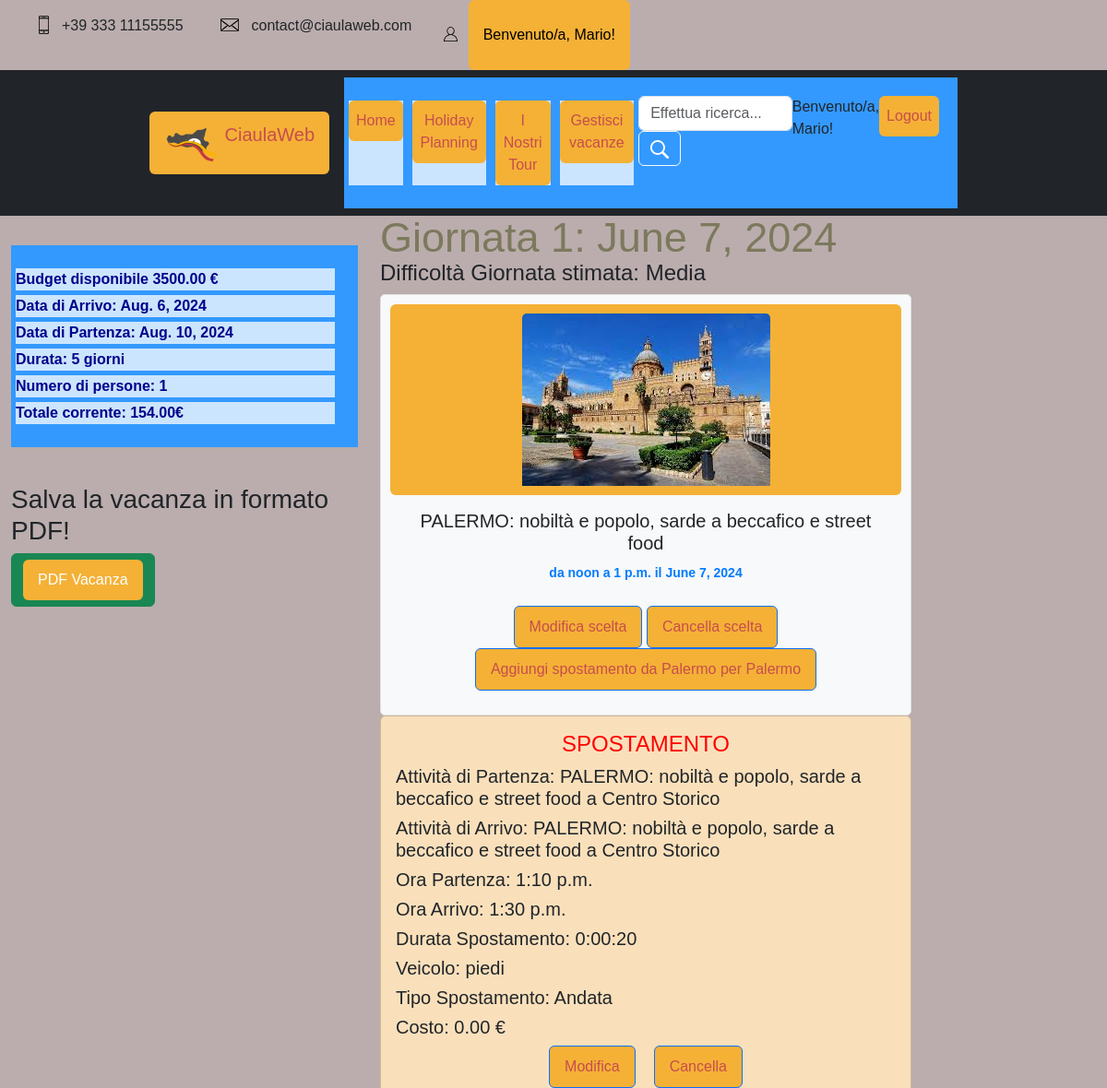
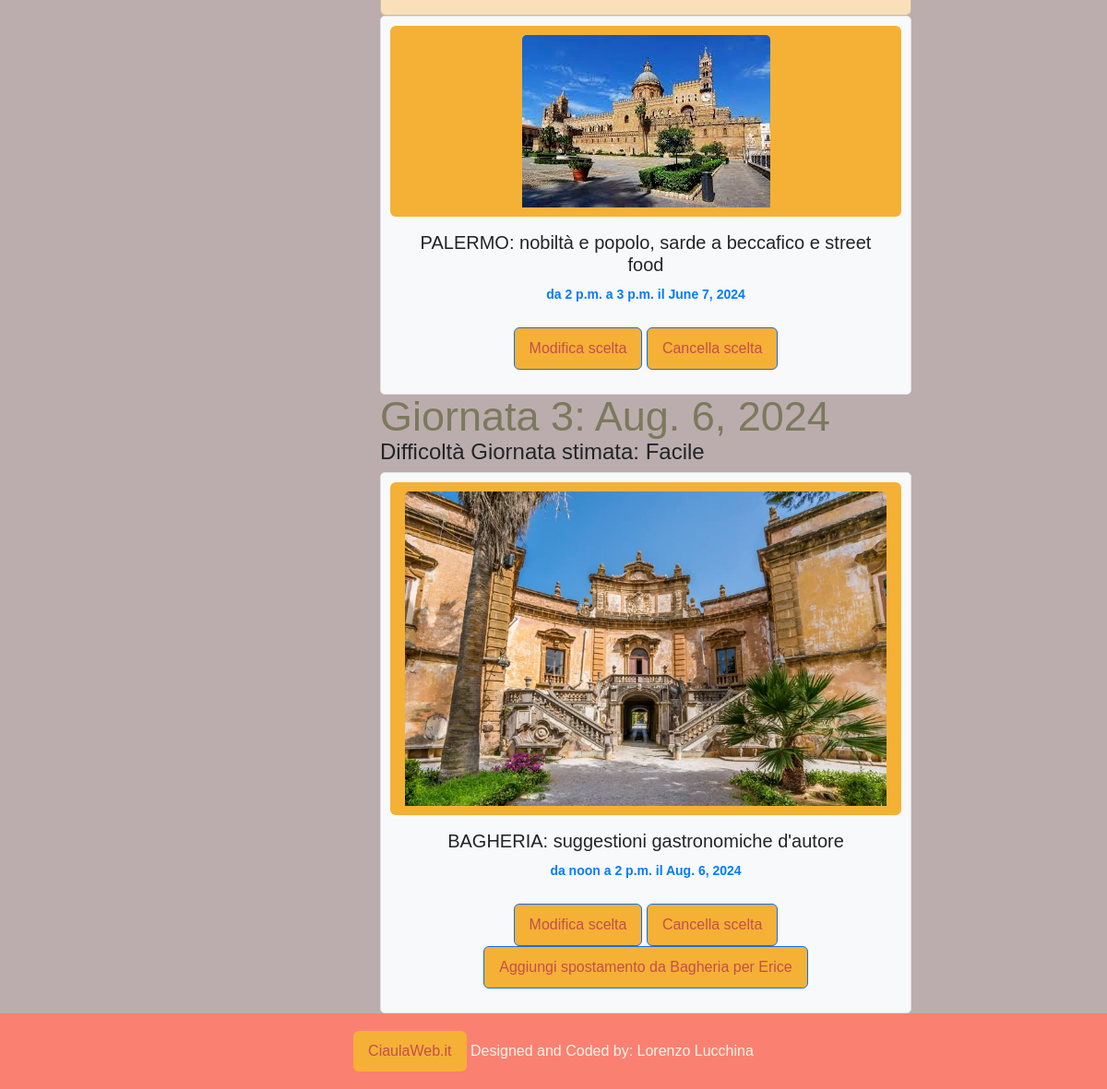
The app's page /HolidayPlanning/vacanza/59/ (signed in), older data (2 pictures, top to bottom).
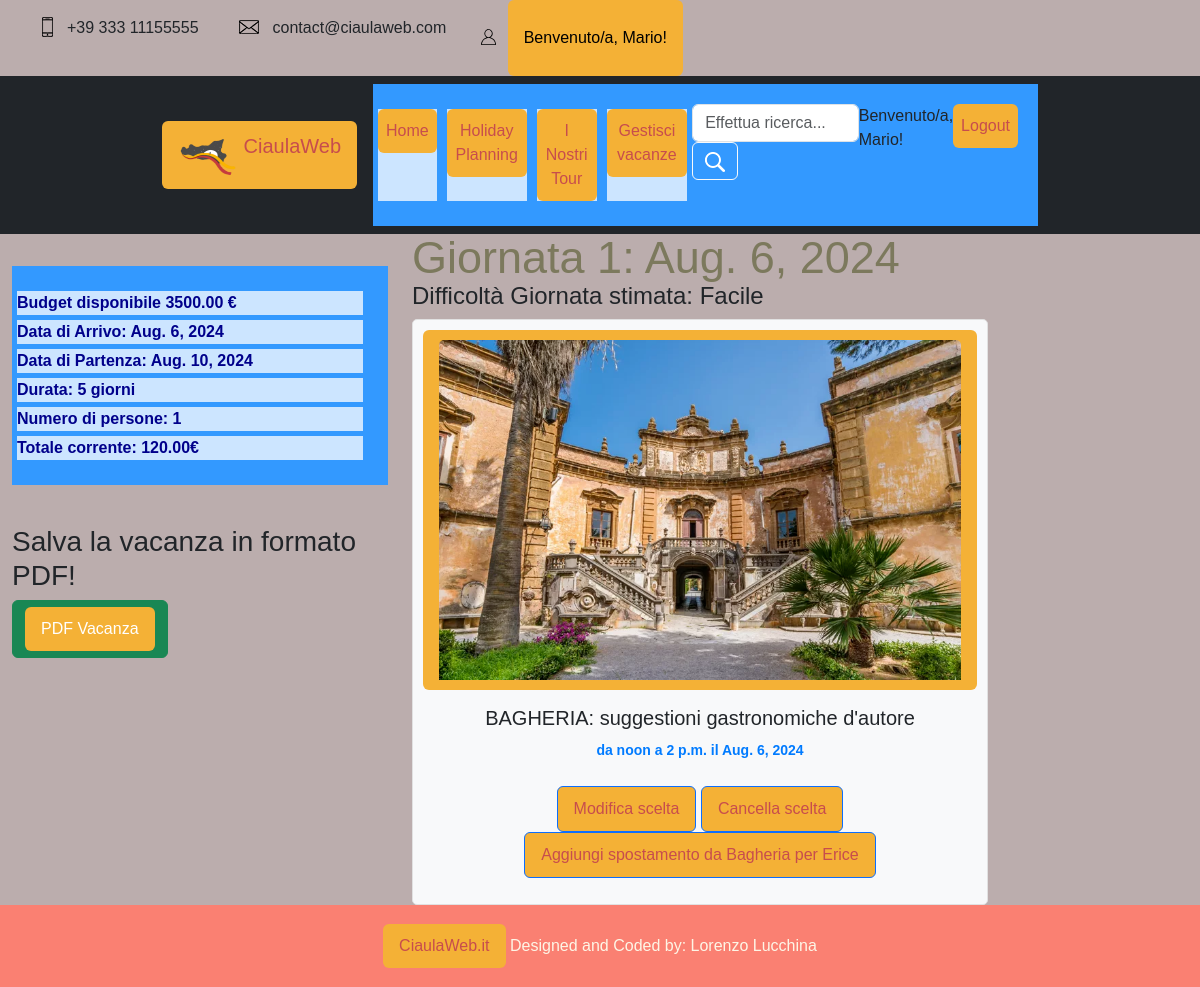
The same page, newer data.
### profiles/models.py (models this page shows, shortened)
class UserProfileModel(AbstractBaseUser):
    nrSocio = models.IntegerField(primary_key=True)  # chiave, deve autogenerarsi
    first_name = models.CharField(max_length=32)
    last_name = models.CharField(max_length=32)
    email = models.CharField(max_length=32, unique=True)
    codiceFiscale = models.CharField(max_length=18)
    telefono = models.CharField(max_length=32)
    dataDiNascita = models.DateField(null=True)
    profile_image = models.ImageField(blank=True, null=True, default="defaultuser.png", upload_to="profiles/photos")
    is_active = models.BooleanField(default=True)
    is_admin = models.BooleanField(default=False)
    objects = UserManager()
    USERNAME_FIELD = 'email'
    REQUIRED_FIELDS = []
    @property
    def is_staff(self):
        return self.is_admin
    class Meta:
        verbose_name = 'User'
        verbose_name_plural = 'Users'

### HolidayPlanning/models.py (models this page shows, shortened)
class Vacanza(models.Model):
    nome = models.CharField(max_length=300, blank=True)
    dataArrivo = models.DateField()
    dataPartenza = models.DateField()
    nrPersone = models.IntegerField()
    budgetDisponibile = models.DecimalField(max_digits=10, decimal_places=2, blank=True)
    utente = models.ForeignKey(UserProfileModel, related_name='Utente', on_delete=models.PROTECT)
    scelte = models.ManyToManyField(Scelta, related_name='vacanze')
    spostamenti = models.ManyToManyField(Spostamento, related_name='spostamenti')
    def calcolaGiorni(self):
        totGiorni = abs(self.dataPartenza - self.dataArrivo)
        return totGiorni.days + 1
    def calcolaTotaleAttrazioni(self):
        totaleScelte = 0
        totaleSpostamenti = 0
        for s in self.scelte.all():
            totaleScelte = totaleScelte + s.attrazione.costo
        for s in self.spostamenti.all():
            totaleSpostamenti = totaleSpostamenti + s.costo
        return totaleScelte+totaleSpostamenti
    def difficolta_giornata(self):
        scelte_per_giorno = {}
        for scelta in self.scelte.all():
            giorno_scelta = scelta.giorno.day
            if giorno_scelta not in scelte_per_giorno:
                scelte_per_giorno[giorno_scelta] = []
            scelte_per_giorno[giorno_scelta].append(scelta)
        difficulty_levels = {}
        for giorno_scelta, scelte_nel_giorno in scelte_per_giorno.items():
            count = len(scelte_nel_giorno)
            if count > 4:
                difficulty_levels[giorno_scelta] = "Difficile"
            elif count == 2 or count == 3:
                difficulty_levels[giorno_scelta] = "Media"
            else:
                difficulty_levels[giorno_scelta] = "Facile"
        return difficulty_levels
    def sort_scelte(self):
        return self.scelte.all().order_by('giorno', 'oraInizio', 'oraFine')
    class Meta:
        verbose_name = "Vacanza"
        verbose_name_plural = "Vacanze"

class Scelta(models.Model):
    giorno = models.DateField()  # scelto dall'utente
    attrazione = models.ForeignKey(to='attractions.Attrazione', on_delete=models.CASCADE, related_name="attrazione")
    oraInizio = models.TimeField(blank=True)  # scelta dall'utente
    oraFine = models.TimeField(blank=True)  # scelta dall'utente
    durata = models.DurationField()  # questi sono i secondi della durata
    class Meta:
        verbose_name = "Scelta"
        verbose_name_plural = "Scelte"
    def next_scelta(self):
        next_scelta = Scelta.objects.filter(giorno=self.giorno, oraInizio__gt=self.oraFine).order_by(
            'oraInizio').first()
        if next_scelta:
            return next_scelta
        else:
            return None

class Spostamento(models.Model):
    scelta_partenza = models.ForeignKey(Scelta, on_delete=models.SET_NULL, null=True, related_name="partenza")
    scelta_arrivo = models.ForeignKey(Scelta, on_delete=models.SET_NULL, null=True, related_name="arrivo")
    ora_partenza = models.TimeField(blank=True)
    ora_arrivo = models.TimeField(blank=True)
    durata_spostamento = models.DurationField(blank=True, null=True)  # può essere omesso, in tal caso viene calcolato
    veicolo = models.CharField(max_length=30, blank=True)
    tipo_spostamento = models.CharField(max_length=10)
    costo = models.DecimalField(max_digits=10, decimal_places=2, blank=True)  # dovrebbe influenzare il budget della vacanza
    class Meta:
        verbose_name = "Spostamento"
        verbose_name_plural = "Spostamenti"

### attractions/models.py (models this page shows, shortened)
class Attrazione(models.Model):
    objects = None
    nome = models.CharField(max_length=200, primary_key=True)
    luogo = models.CharField(max_length=300)
    via = models.CharField(max_length=500)
    citta = models.CharField(max_length=200)
    costo = models.DecimalField(max_digits=10, decimal_places=2, blank=True)
    tipo = models.CharField(max_length=200)
    oraApertura = models.TimeField('ora apertura')
    oraChiusura = models.TimeField('ora chiusura')
    descrizione = models.TextField()
    attrazione_image = models.ImageField(blank=True, null=True)  # , upload_to='attractionImages/')
    class Meta:
        verbose_name = "Attrazione"
        verbose_name_plural = "Attrazioni"

### HolidayPlanning/views.py (the view)
# urls.py: path("vacanza/<int:pk>/", DettaglioVacanza.as_view(), name="dettagliovacanza"),
class DettaglioVacanza(LookingTourMixin, DetailView):
    model = Vacanza
    template_name = "HolidayPlanning/dettagliovacanza.html"
    def get_context_data(self, **kwargs):
        context = super().get_context_data(**kwargs)
        context['title'] = "La Vacanza nel Dettaglio"
        context['tour'] = False
        context['utente'] = self.request.user
        vacanza = Vacanza.objects.get(pk=kwargs['object'].id)
        context["giorno"] = datetime.now().date()
        context['vacanza'] = vacanza
        context['scelte'] = vacanza.sort_scelte()
        context['spostamenti'] = vacanza.spostamenti.all()
        context['totale'] = vacanza.calcolaTotaleAttrazioni()
        context['difficolta'] = vacanza.difficolta_giornata()
        return context

### HolidayPlanning/templates/HolidayPlanning/dettagliovacanza.html (shortened to what this page needs)
{% extends 'base.html' %}
{% block head %}
    {% load static %}
    <link rel="stylesheet" type="text/css" href="{% static '/css/style.css' %}">
{% endblock %}
{% block content %}
    {% include "header.html" %}
    <div class="container-fluid">
        <div class="row">
            <div class="col-md-4">
                <br>
                <ul class="list-unstyled">
                    <li> <strong>Budget disponibile {{ vacanza.budgetDisponibile }} €</strong></li>
                    <li> <strong>Data di Arrivo: {{ vacanza.dataArrivo }}</strong></li>
                    <li> <strong>Data di Partenza: {{ vacanza.dataPartenza }}</strong></li>
                    <li> <strong>Durata: {{ vacanza.calcolaGiorni }} giorni</strong></li>
                    <li> <strong>Numero di persone: {{ vacanza.nrPersone }}</strong></li>
                    <li> <strong>Totale corrente: <b> {{ totale }}€ </b></strong></li>
                </ul>
                <br>
                <h3>Salva la vacanza in formato PDF!</h3>
                <button class="btn btn-success">
                    <a href="{% url 'HolidayPlanning:stampavacanza' vacanza.pk %}" style="color:white"> PDF Vacanza </a>
                </button>
            </div>
            <div class="col-md-6">
                {% for s in scelte %}
                    {% ifchanged s.giorno %}
	    		        <h1>Giornata {{forloop.counter}}: {{ s.giorno }}</h1>
				            {% for key, value in difficolta.items %}
					            {% if key == s.giorno.day %}
            			            <h4>Difficoltà Giornata stimata: {{ value }}</h4>
                                {% endif %}
				            {% endfor %}
                    {% endifchanged %}
                    <div class="card mb-12 scelta-card">
                        <a href="{% url 'attractions:dettaglioattr' s.attrazione.pk %}">
                            <img class="card-img-top img-fluid" src="{{ s.attrazione.attrazione_image.url }}"
                            alt="Card image cap"
                            style="width:auto;height:100%">
                        </a>
                        <div class="card-body">
                            <h5 class="card-title">{{ s.attrazione.nome }}</h5>
                            <p class="card-text hours"> da {{ s.oraInizio }} a {{ s.oraFine }} il {{ s.giorno }}</p>
                            {% if not tour %}
                                <a href="{% url 'HolidayPlanning:modificascelta' s.pk vacanza.pk %}"
                                class="btn btn-primary">Modifica
                                scelta</a>
                                <a href="{% url 'HolidayPlanning:cancellascelta' s.pk vacanza.pk %}"
                                class="btn btn-primary">Cancella
                                scelta</a>
                                {% if s.next_scelta is not None %}
                                    <a href="{% url 'HolidayPlanning:spostamento' s.pk vacanza.pk %}"
                                    class="btn btn-primary">
                                    Aggiungi spostamento da {{ s.attrazione.citta }}
                                    per {{ s.next_scelta.attrazione.citta }}
                                    </a>
                                {% endif %}
                            {% endif %}
                        </div>
                    </div>
                {% for i in spostamenti %}
                    {% if i.scelta_partenza == s %}
                        <div class="card mb-12 spostamento-card">
                            <div class="card-body">
                                <h4 class="spostamento-card-title">SPOSTAMENTO</h4>
                                <h5 class="card-text">Attività di Partenza: {{ i.scelta_partenza.attrazione.nome }} a {{i.scelta_partenza.attrazione.luogo}}</h5>
					            <h5 class="card-text">Attività di Arrivo: {{ i.scelta_arrivo.attrazione.nome }} a {{i.scelta_arrivo.attrazione.luogo}}</h5>
                                <h5 class="card-text">Ora Partenza: {{ i.ora_partenza }}</h5>
                                <h5 class="card-text">Ora Arrivo: {{ i.ora_arrivo }}</h5>
                                <h5 class="card-text">Durata Spostamento: {{ i.durata_spostamento }}</h5>
                                <h5 class="card-text">Veicolo: {{ i.veicolo }}</h5>
                                <h5 class="card-text">Tipo Spostamento: {{ i.tipo_spostamento }}</h5>
                                <h5 class="card-text">Costo: {{ i.costo }} €</h5>
					            <div class="spostamento-card-buttons">
                                   	<a href="{% url 'HolidayPlanning:modificaspostamento' i.pk %}"
                                        class="btn btn-primary">Modifica</a>
                                    <a href="{% url 'HolidayPlanning:cancellaspostamento' i.pk %}"
                                        class="btn btn-primary">Cancella</a>
					            </div>
                            </div>
                        </div>
                    {% endif %}
                {% endfor %}
            {% endfor %}
            </div>
        </div>
    </div>
{% endblock %}

### templates/base.html (shortened to what this page needs)
<!DOCTYPE html>
<html lang="en">
    <head>
        <link rel="stylesheet"
              href="https://cdn.jsdelivr.net/npm/bootstrap@5.3.0-alpha1/dist/css/bootstrap.min.css"
>
        {% block head %} {% endblock %}
    </head>
        <body>
            {% block content %}
            {% endblock %}
        </body>
<footer class="page-footer font-small blue">
    <div class="footer-copyright text-center py-3">
        <a href="{% url 'home' %}">CiaulaWeb.it</a>
        Designed and Coded by: Lorenzo Lucchina
    </div>
</footer>
</html>

### templates/header.html (shortened to what this page needs)
<header class="header">
<div class="top-bar">
    <div class="container">
        <div class="row">
            <div class="col d-flex flex-row">
                <div class="top_bar_contact_item"><div class="top_bar_icon"><img src="{% static 'img/phone.png' %}" class="img-fluid" alt="phone img"></div>+39 333 11155555</div>
                <div class="top_bar_contact_item"><div class="top_bar_icon"><img src="{% static 'img/mail.png' %}"  class="img-fluid" alt="mail img"></div>contact@ciaulaweb.com</div>
                <div class="top_bar_content ml-auto">
                    {% if user.is_authenticated %}
                    <div class="top_bar_user">
                        <div class="user_icon"><img src="{% static '/img/user.svg' %}"  class="img-fluid" alt="user img"></div>
                            <a href="{% url "profiles:user-detail" user.pk %}">Benvenuto/a, {{user.first_name}}! </a>
                        </div>
                    {% else %}
                    <div class="top_bar_user">
                        <div class="user_icon"><img src="{% static '/img/user.svg' %}"  class="img-fluid" alt="user img"></div>
                        <div><a href="{% url 'profiles:registration' %}">Registrati</a></div>
                        <div><a href="{% url 'profiles:user-login' %}">Login</a></div>
                    </div>
                    {% endif %}
                </div>
            </div>
        </div>
    </div>
</div>
<nav class="navbar navbar-expand-lg navbar-dark bg-dark">
    <div class="w-75 container-fluid">
        <a class="navbar-brand pl-5" href="{% url 'home' %}">
            <img src="{% static '/img/logo_ciaulaweb.png' %}" class="d-inline-block logo_ciaulaweb align-top" alt="Logo">
            CiaulaWeb
        </a>
        <div class="collapse navbar-collapse justify-content-between" id="navbarNavDropdown">
            <ul class="navbar-nav pl-5">
                <li class="nav-item active pl-5">
                    <a class="nav-link" href="{% url 'home' %}">Home</a>
                </li>
                <li class="nav-item pl-5">
                    <a class="nav-link" href="{% url 'HolidayPlanning:creavacanza' %}">Holiday Planning</a>
                </li>
                <li class="nav-item pl-5">
                    <a class="nav-link " href="{% url 'HolidayPlanning:tourorganizzati' %}">I Nostri Tour</a>
                </li>
            {% if user.is_authenticated %}
                <li class="nav-item">
                    <a class="nav-link" href="{% url 'HolidayPlanning:vacanze' %}">Gestisci vacanze</a>
                </li>
            {% endif %}
            <form class="form-inline my-2 my-lg-0" method="GET" action="{% url 'attractions:cerca' %}">
                <label>
                    <input class="form-control mr-sm-2" type="search" name="search" required="required" placeholder="Effettua ricerca...">
                </label>
                <button class="btn btn-outline-light my-2 my-sm-0" type="submit">
                    <img src="{% static 'img/search.png' %}" class="img-fluid" alt="search img">
                </button>
            </form>
                {% if user.is_authenticated %}
                    <div class="nav-item pl-5">
                        <a>Benvenuto/a, {{ user.first_name }}! </a>
                    </div>
                    <div class="nav-item pl-5">
                        <a class="nav-link" href="{% url 'profiles:user-logout' %}"> Logout </a>
                    </div>
                {% endif %}
            </ul>
        </div>
    </div>
</nav>
</header>

Row changes from the older to the newer data that the page shows:
removed Scelta: giorno "June 7, 2024", difficolta "Media", attrazione.attrazione_image (picture), attrazione.nome "PALERMO: nobiltà e popolo, sarde a beccafico e street food", oraInizio "noon", oraFine "1 p.m.", attrazione.citta "Palermo", next_scelta.attrazione.citta "Palermo"
removed Spostamento: scelta_partenza.attrazione.nome "PALERMO: nobiltà e popolo, sarde a beccafico e street food", scelta_partenza.attrazione.luogo "Centro Storico", scelta_arrivo.attrazione.nome "PALERMO: nobiltà e popolo, sarde a beccafico e street food", scelta_arrivo.attrazione.luogo "Centro Storico", ora_partenza "1:10 p.m.", ora_arrivo "1:30 p.m.", durata_spostamento "0:00:20", veicolo "piedi", tipo_spostamento "Andata", costo "0.00"
removed Scelta: attrazione.attrazione_image (picture), attrazione.nome "PALERMO: nobiltà e popolo, sarde a beccafico e street food", oraInizio "2 p.m.", oraFine "3 p.m.", giorno "June 7, 2024"
Text that changed along with them:
{{ totale }}: "154.00" → "120.00"
